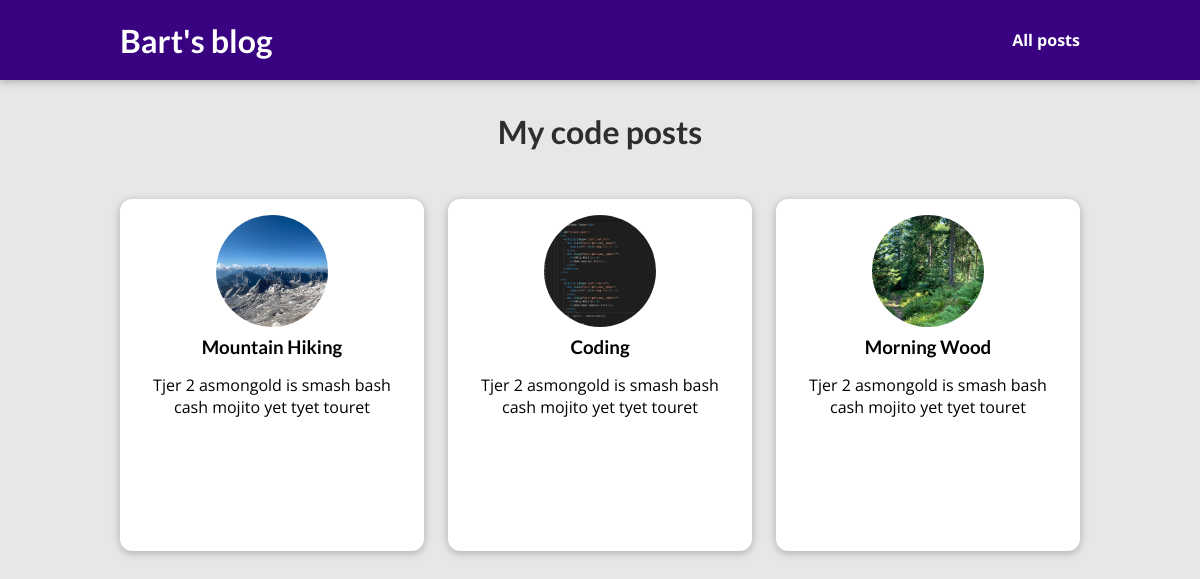
The page /posts on the database its author committed.
### blog/models.py (models this page shows, shortened)
class Post(models.Model):
    author = models.ForeignKey(Author, on_delete=models.SET_NULL, null=True, related_name='posts')
    title = models.CharField(max_length=50)
    excerpt = models.CharField(max_length=100)
    image = models.CharField(max_length=100)
    date = models.DateTimeField(auto_now=True)
    slug = models.SlugField(default='', blank=True, null=False, db_index=True, unique=True)
    content = models.TextField()
    objects = models.Manager()
    tags = models.ManyToManyField(Tag)
    class Meta:
        verbose_name_plural = 'Posts'

### blog/views.py (the view)
# urls.py: path('posts', views.posts, name='posts_page'),
def posts(request):
    all_posts = Post.objects.all()
    return render(request, 'blog/all-posts.html', {
                  'posts': all_posts})

### blog/templates/blog/all-posts.html (shortened to what this page needs)
{% extends 'base.html' %}
{% load static %}
{% block css_styles %}
    <link rel="stylesheet" href="{% static 'blog/post.css' %}">
    <link rel="stylesheet" href="{% static 'blog/all-posts.css' %}">
{% endblock %}
{% block content %}
<section id ='all-posts'>
    <h2>My code posts</h2>
    <ul>
        {% for post in posts %}
            {% include 'blog/includes/post.html' %}
        {% endfor %}
    </ul>
</section>
{% endblock %}

### blog/templates/blog/includes/post.html
{% load static %}
<li><article class="post">
            <a href="{% url 'post_details_page' post.slug %}">
                <img src="{% static 'blog/images/'|add:post.image %}" alt="{{ post.title }}">
                <div class="post__content">
                    <h3>
                        {{ post.title }}
                    </h3>
                    <p>{{ post.excerpt }} </p>
                </div>
            </a>
        </article></li>

### static/app.css (style rules this page uses)
* { box-sizing: border-box; }
html { font-family: 'Open Sans', 'Lato', sans-serif; }
body { margin: 0; }
h1, h2, h3 { font-family: 'Lato', sans-serif; font-weight: bold; }

### blog/static/blog/post.css (style rules this page uses)
.post { display: flex; flex-direction: column; align-items: center; text-align: center; }
.post a { text-decoration: none; color: black; transition: all 0.2s ease; padding: 1rem; }
.post img { width: 5rem; height: 5rem; object-fit: cover; border-radius: 50%; }
.post h3 { margin: 0.25rem 0; }

### blog/static/blog/all-posts.css (style rules this page uses)
body { background-color: #e7e7e7; }
#all-posts { margin: 7rem auto; width: 90%; max-width: 60rem; }
#all-posts h2 { text-align: center; font-size: 2rem; color: #2e2e2e; margin: 3rem 0; }
ul { list-style: none; margin: 0; padding: 0; display: grid; grid-template-columns: repeat(auto-fill, minmax(17rem, 1fr)); gap: 1.5rem; }
.post img { width: 7rem; height: 7rem; }
.post a { height: 22rem; transform-origin: center; box-shadow: 0 2px 8px rgba(0, 0, 0, 0.25); border-radius: 12px; background-color: white; }

### rows shown on the page
Post: image (picture), title "Mountain Hiking", excerpt "Tjer 2 asmongold is smash bash cash mojito yet tyet touret"
Post: image (picture), title "Coding", excerpt "Tjer 2 asmongold is smash bash cash mojito yet tyet touret"
Post: image (picture), title "Morning Wood", excerpt "Tjer 2 asmongold is smash bash cash mojito yet tyet touret"
